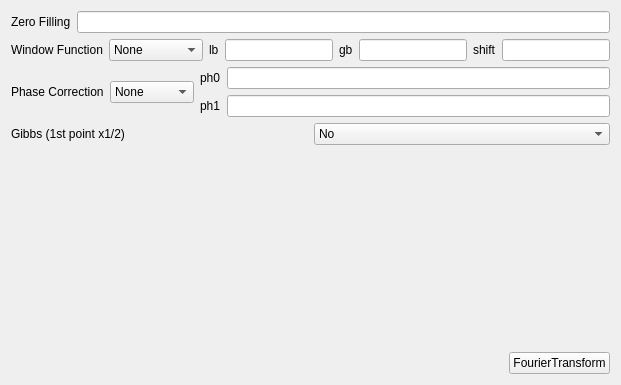
          <widget class="QWidget" name="dim2tab">
           <attribute name="title">
            <string>Dim2</string>
           </attribute>
           <layout class="QGridLayout" name="gridLayout_7">
            <item row="0" column="0">
             <layout class="QGridLayout" name="gridLayout_9">
              <item row="0" column="0">
               <layout class="QHBoxLayout" name="horizontalLayout_23">
                <item>
                 <widget class="QLabel" name="label_38">
                  <property name="text">
                   <string>Zero Filling</string>
                  </property>
                 </widget>
                </item>
                <item>
                 <widget class="QLineEdit" name="zeroFilling_2">
                  <property name="alignment">
                   <set>Qt::AlignRight|Qt::AlignTrailing|Qt::AlignVCenter</set>
                  </property>
                 </widget>
                </item>
               </layout>
              </item>
              <item row="1" column="0">
               <layout class="QHBoxLayout" name="horizontalLayout_24">
                <item>
                 <widget class="QLabel" name="label_39">
                  <property name="text">
                   <string>Window Function</string>
                  </property>
                 </widget>
                </item>
                <item>
                 <widget class="QComboBox" name="windowFunction_2">
                  <item>
                   <property name="text">
                    <string>None</string>
                   </property>
                  </item>
                  <item>
                   <property name="text">
                    <string>Exponential</string>
                   </property>
                  </item>
                  <item>
                   <property name="text">
                    <string>Gaussian</string>
                   </property>
                  </item>
                  <item>
                   <property name="text">
                    <string>Sine</string>
                   </property>
                  </item>
                  <item>
                   <property name="text">
                    <string>QSine</string>
                   </property>
                  </item>
                  <item>
                   <property name="text">
                    <string>SEM</string>
                   </property>
                  </item>
                 </widget>
                </item>
                <item>
                 <widget class="QLabel" name="label_40">
                  <property name="text">
                   <string>lb</string>
                  </property>
                 </widget>
                </item>
                <item>
                 <widget class="QLineEdit" name="lb_2">
                  <property name="alignment">
                   <set>Qt::AlignRight|Qt::AlignTrailing|Qt::AlignVCenter</set>
                  </property>
                 </widget>
                </item>
                <item>
                 <widget class="QLabel" name="label_41">
                  <property name="text">
                   <string>gb</string>
                  </property>
                 </widget>
                </item>
                <item>
                 <widget class="QLineEdit" name="gb_2">
                  <property name="alignment">
                   <set>Qt::AlignRight|Qt::AlignTrailing|Qt::AlignVCenter</set>
                  </property>
                 </widget>
                </item>
                <item>
                 <widget class="QLabel" name="label_42">
                  <property name="text">
                   <string>shift</string>
                  </property>
                 </widget>
                </item>
                <item>
                 <widget class="QLineEdit" name="ssb_2">
                  <property name="alignment">
                   <set>Qt::AlignRight|Qt::AlignTrailing|Qt::AlignVCenter</set>
                  </property>
                 </widget>
                </item>
               </layout>
              </item>
              <item row="2" column="0">
               <layout class="QHBoxLayout" name="horizontalLayout_25">
                <item>
                 <widget class="QLabel" name="label_43">
                  <property name="text">
                   <string>Phase Correction</string>
                  </property>
                 </widget>
                </item>
                <item>
                 <widget class="QComboBox" name="phaseCorrection_2">
                  <item>
                   <property name="text">
                    <string>None</string>
                   </property>
                  </item>
                  <item>
                   <property name="text">
                    <string>Manual</string>
                   </property>
                  </item>
                  <item>
                   <property name="text">
                    <string>Automatic</string>
                   </property>
                  </item>
                 </widget>
                </item>
                <item>
                 <layout class="QVBoxLayout" name="verticalLayout_5">
                  <item>
                   <layout class="QHBoxLayout" name="horizontalLayout_26">
                    <item>
                     <widget class="QLabel" name="label_44">
                      <property name="text">
                       <string>ph0</string>
                      </property>
                     </widget>
                    </item>
                    <item>
                     <widget class="QLineEdit" name="ph0_2">
                      <property name="alignment">
                       <set>Qt::AlignRight|Qt::AlignTrailing|Qt::AlignVCenter</set>
                      </property>
                     </widget>
                    </item>
                   </layout>
                  </item>
                  <item>
                   <layout class="QHBoxLayout" name="horizontalLayout_27">
                    <item>
                     <widget class="QLabel" name="label_45">
                      <property name="text">
                       <string>ph1</string>
                      </property>
                     </widget>
                    </item>
                    <item>
                     <widget class="QLineEdit" name="ph1_2">
                      <property name="alignment">
                       <set>Qt::AlignRight|Qt::AlignTrailing|Qt::AlignVCenter</set>
                      </property>
                     </widget>
                    </item>
                   </layout>
                  </item>
                 </layout>
                </item>
               </layout>
              </item>
              <item row="3" column="0">
               <layout class="QHBoxLayout" name="horizontalLayout_29">
                <item>
                 <widget class="QLabel" name="label_47">
                  <property name="text">
                   <string>Gibbs (1st point x1/2)</string>
                  </property>
                 </widget>
                </item>
                <item>
                 <widget class="QComboBox" name="gibbs_2">
                  <item>
                   <property name="text">
                    <string>No</string>
                   </property>
                  </item>
                  <item>
                   <property name="text">
                    <string>Yes</string>
                   </property>
                  </item>
                 </widget>
                </item>
               </layout>
              </item>
             </layout>
            </item>
            <item row="1" column="0">
             <spacer name="verticalSpacer_2">
              <property name="orientation">
               <enum>Qt::Vertical</enum>
              </property>
              <property name="sizeHint" stdset="0">
               <size>
                <width>20</width>
                <height>201</height>
               </size>
              </property>
             </spacer>
            </item>
            <item row="2" column="0">
             <layout class="QHBoxLayout" name="horizontalLayout_34">
              <item>
               <spacer name="horizontalSpacer_11">
                <property name="orientation">
                 <enum>Qt::Horizontal</enum>
                </property>
                <property name="sizeHint" stdset="0">
                 <size>
                  <width>40</width>
                  <height>20</height>
                 </size>
                </property>
               </spacer>
              </item>
              <item>
               <widget class="QPushButton" name="fourierTransformButton_2">
                <property name="text">
                 <string>FourierTransform</string>
                </property>
               </widget>
              </item>
             </layout>
            </item>
           </layout>
          </widget>
